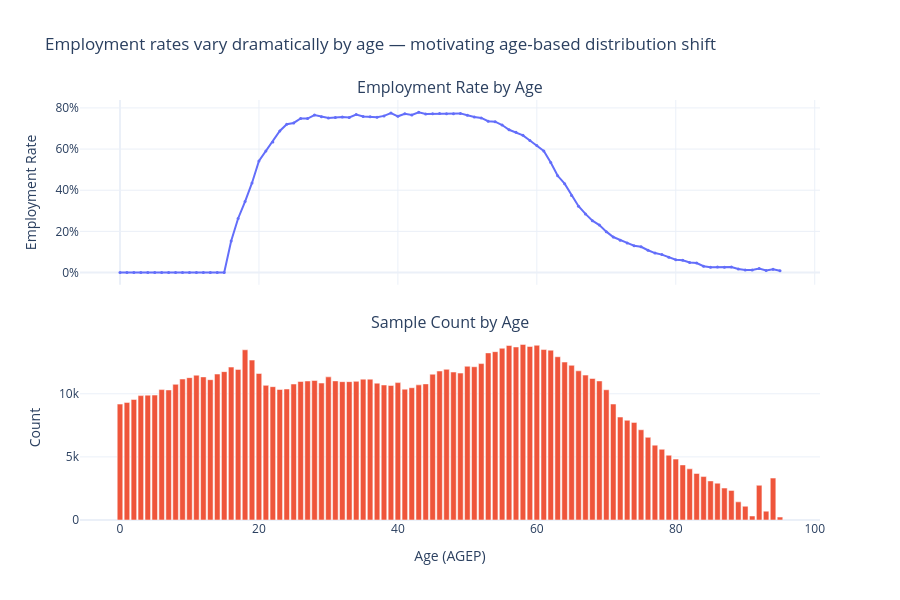

Here is the notebook cell this chart was saved with:
### Markdown cell above
## 8. Analysis: Synthetic Age Distribution Shift

The analyses above show modest differences between methods because **employment rates vary only slightly across states** (a few percentage points). This makes it hard to see the effect of miscalibration on prevalence estimation.

Age tells a very different story: employment rates vary *dramatically* by age — young people (16–24) and the elderly (65+) have far lower employment rates than prime working-age adults (25–54). MCGrad is multicalibrated with respect to AGEP (age), so it should produce unbiased prevalence estimates even when the age distribution shifts substantially.

**Setup:** We take the existing test data (which already has all model predictions) and create synthetic target populations by resampling with different age distributions:
- **Young-skewed**: heavily oversamples ages 16–30
- **Old-skewed**: heavily oversamples ages 60+
- **Original**: baseline (no resampling)

If multicalibration matters, MCGrad should track the true prevalence as we shift the age distribution, while globally-calibrated methods (Isotonic Regression) and threshold-based methods (Classify & Count, Rogan-Gladen) should show increasing bias.

### Code cell
# Show employment rate by age to motivate the analysis
age_stats = test_df.groupby('AGEP').agg(
    employment_rate=(LABEL_COLUMN, 'mean'),
    count=(LABEL_COLUMN, 'count'),
).reset_index()

fig = make_subplots(
    rows=2, cols=1,
    subplot_titles=("Employment Rate by Age", "Sample Count by Age"),
    shared_xaxes=True,
    vertical_spacing=0.12,
)

fig.add_trace(
    go.Scatter(x=age_stats['AGEP'], y=age_stats['employment_rate'],
               mode='lines+markers', marker=dict(size=3), name='Employment Rate'),
    row=1, col=1,
)
fig.add_trace(
    go.Bar(x=age_stats['AGEP'], y=age_stats['count'], name='Count'),
    row=2, col=1,
)

fig.update_yaxes(title_text="Employment Rate", tickformat=".0%", row=1, col=1)
fig.update_yaxes(title_text="Count", row=2, col=1)
fig.update_xaxes(title_text="Age (AGEP)", row=2, col=1)
fig.update_layout(height=600, width=900, showlegend=False,
                  title="Employment rates vary dramatically by age — motivating age-based distribution shift")
fig.show()

# Print summary stats
for age_range, label in [((16, 24), "16-24"), ((25, 54), "25-54"), ((55, 64), "55-64"), ((65, 90), "65+")]:
    mask = (test_df['AGEP'] >= age_range[0]) & (test_df['AGEP'] <= age_range[1])
    subset = test_df[mask]
    print(f"Age {label}: n={len(subset):,}, employment rate={subset[LABEL_COLUMN].mean():.1%}")

### Figure 1 — Plotly figure (JSON) as saved in the notebook; plotly's stock layout.template omitted (floating-point values rounded to 4 significant figures)
{"data": [{"marker": {"size": 3}, "mode": "lines+markers", "name": "Employment Rate", "type": "scatter", "x": [0.0, 1.0, 2.0, 3.0, 4.0, 5.0, 6.0, 7.0, 8.0, 9.0, 10.0, 11.0, 12.0, 13.0, 14.0, 15.0, 16.0, 17.0, 18.0, 19.0, 20.0, 21.0, 22.0, 23.0, 24.0, 25.0, 26.0, 27.0, 28.0, 29.0, 30.0, 31.0, 32.0, 33.0, 34.0, 35.0, 36.0, 37.0, 38.0, 39.0, 40.0, 41.0, 42.0, 43.0, 44.0, 45.0, 46.0, 47.0, 48.0, 49.0, 50.0, 51.0, 52.0, 53.0, 54.0, 55.0, 56.0, 57.0, 58.0, 59.0, 60.0, 61.0, 62.0, 63.0, 64.0, 65.0, 66.0, 67.0, 68.0, 69.0, 70.0, 71.0, 72.0, 73.0, 74.0, 75.0, 76.0, 77.0, 78.0, 79.0, 80.0, 81.0, 82.0, 83.0, 84.0, 85.0, 86.0, 87.0, 88.0, 89.0, 90.0, 91.0, 92.0, 93.0, 94.0, 95.0], "xaxis": "x", "y": [0.0, 0.0, 0.0, 0.0, 0.0, 0.0, 0.0, 0.0, 0.0, 0.0, 0.0, 0.0, 0.0, 0.0, 0.0, 0.0, 0.1531, 0.2627, 0.3449, 0.4353, 0.5425, 0.5912, 0.6344, 0.6882, 0.7211, 0.727, 0.7488, 0.7481, 0.7654, 0.7565, 0.7513, 0.7532, 0.7556, 0.7537, 0.7679, 0.7587, 0.757, 0.7545, 0.7614, 0.7751, 0.7593, 0.7713, 0.766, 0.779, 0.7711, 0.7715, 0.7726, 0.7717, 0.7712, 0.7734, 0.7642, 0.7558, 0.7512, 0.7351, 0.7333, 0.717, 0.6938, 0.6813, 0.6667, 0.6415, 0.6168, 0.5906, 0.5347, 0.4702, 0.4317, 0.3742, 0.3225, 0.2849, 0.2521, 0.2307, 0.1989, 0.1727, 0.1569, 0.144, 0.1307, 0.1252, 0.1084, 0.09476, 0.08729, 0.07482, 0.06238, 0.05934, 0.04884, 0.04612, 0.0308, 0.02615, 0.02706, 0.0253, 0.02684, 0.0174, 0.01193, 0.01266, 0.01999, 0.009986, 0.01596, 0.008547], "yaxis": "y"}, {"name": "Count", "type": "bar", "x": [0.0, 1.0, 2.0, 3.0, 4.0, 5.0, 6.0, 7.0, 8.0, 9.0, 10.0, 11.0, 12.0, 13.0, 14.0, 15.0, 16.0, 17.0, 18.0, 19.0, 20.0, 21.0, 22.0, 23.0, 24.0, 25.0, 26.0, 27.0, 28.0, 29.0, 30.0, 31.0, 32.0, 33.0, 34.0, 35.0, 36.0, 37.0, 38.0, 39.0, 40.0, 41.0, 42.0, 43.0, 44.0, 45.0, 46.0, 47.0, 48.0, 49.0, 50.0, 51.0, 52.0, 53.0, 54.0, 55.0, 56.0, 57.0, 58.0, 59.0, 60.0, 61.0, 62.0, 63.0, 64.0, 65.0, 66.0, 67.0, 68.0, 69.0, 70.0, 71.0, 72.0, 73.0, 74.0, 75.0, 76.0, 77.0, 78.0, 79.0, 80.0, 81.0, 82.0, 83.0, 84.0, 85.0, 86.0, 87.0, 88.0, 89.0, 90.0, 91.0, 92.0, 93.0, 94.0, 95.0], "xaxis": "x2", "y": [9184, 9316, 9551, 9855, 9892, 9897, 10332, 10304, 10750, 11169, 11280, 11474, 11338, 11118, 11565, 11756, 12115, 11933, 13486, 12671, 11610, 10668, 10565, 10343, 10380, 10773, 10972, 11014, 11052, 10852, 11341, 11023, 10962, 10963, 10986, 11160, 11160, 10843, 10698, 10659, 10885, 10365, 10480, 10707, 10785, 11553, 11803, 11939, 11724, 11641, 12182, 12143, 12393, 13241, 13339, 13609, 13827, 13710, 13910, 13748, 13845, 13505, 13455, 12934, 12515, 12256, 11820, 11480, 11211, 11019, 10319, 9188, 8157, 7902, 7734, 7151, 6550, 5931, 5602, 5132, 4825, 4365, 4054, 3686, 3441, 3097, 2919, 2530, 2347, 1437, 1090, 316, 2752, 701, 3321, 234], "yaxis": "y2"}], "layout": {"annotations": [{"font": {"size": 16}, "showarrow": false, "text": "Employment Rate by Age", "x": 0.5, "xanchor": "center", "xref": "paper", "y": 1, "yanchor": "bottom", "yref": "paper"}, {"font": {"size": 16}, "showarrow": false, "text": "Sample Count by Age", "x": 0.5, "xanchor": "center", "xref": "paper", "y": 0.44, "yanchor": "bottom", "yref": "paper"}], "height": 600, "showlegend": false, "title": {"text": "Employment rates vary dramatically by age — motivating age-based distribution shift"}, "width": 900, "xaxis": {"anchor": "y", "domain": [0, 1], "matches": "x2", "showticklabels": false}, "xaxis2": {"anchor": "y2", "domain": [0, 1], "title": {"text": "Age (AGEP)"}}, "yaxis": {"anchor": "x", "domain": [0.56, 1], "tickformat": ".0%", "title": {"text": "Employment Rate"}}, "yaxis2": {"anchor": "x2", "domain": [0, 0.44], "title": {"text": "Count"}}}}
